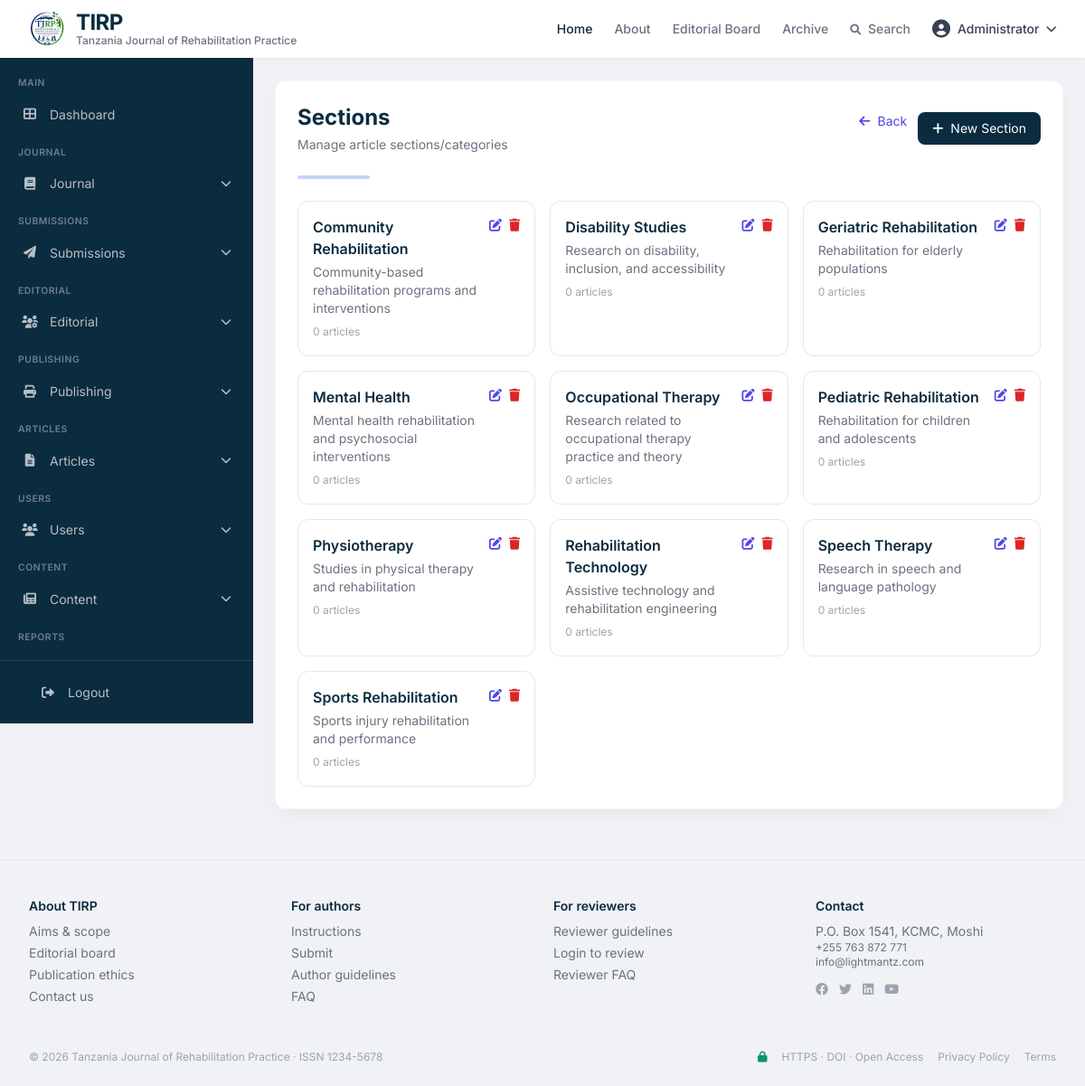
Screenshot of /admin?action=sections (signed in) with the database file from the repository.
### tables this page shows
CREATE TABLE users (
    id INT PRIMARY KEY AUTO_INCREMENT,
    email VARCHAR(255) UNIQUE NOT NULL,
    password_hash VARCHAR(255) NOT NULL,
    full_name VARCHAR(255) NOT NULL,
    role ENUM('admin', 'editor', 'reviewer', 'author', 'reader') DEFAULT 'reader',
    institution VARCHAR(255),
    country VARCHAR(100),
    orcid_id VARCHAR(50),
    bio TEXT,
    avatar VARCHAR(255),
    email_verified BOOLEAN DEFAULT FALSE,
    is_active BOOLEAN DEFAULT TRUE,
    created_at TIMESTAMP DEFAULT CURRENT_TIMESTAMP,
    updated_at TIMESTAMP DEFAULT CURRENT_TIMESTAMP ON UPDATE CURRENT_TIMESTAMP,
    last_login TIMESTAMP NULL,
    remember_token VARCHAR(100),
    INDEX idx_email (email),
    INDEX idx_role (role)
);

CREATE TABLE categories (
    id INT PRIMARY KEY AUTO_INCREMENT,
    name VARCHAR(100) UNIQUE NOT NULL,
    description TEXT,
    created_at TIMESTAMP DEFAULT CURRENT_TIMESTAMP,
    INDEX idx_name (name)
);

CREATE TABLE settings (
    id INT PRIMARY KEY AUTO_INCREMENT,
    setting_key VARCHAR(100) UNIQUE NOT NULL,
    setting_value TEXT,
    setting_group VARCHAR(50) DEFAULT 'general',
    description TEXT,
    created_at TIMESTAMP DEFAULT CURRENT_TIMESTAMP,
    updated_at TIMESTAMP DEFAULT CURRENT_TIMESTAMP ON UPDATE CURRENT_TIMESTAMP,
    INDEX idx_key (setting_key)
);

### includes/functions.php (called while the page is built, shortened)
<?php
function getDB() {
    static $db = null;
    if ($db === null) {
        $configFile = __DIR__ . '/../config/database.php';
        try {
            if (file_exists($configFile)) {
                $config = require_once $configFile;
                $dsn = "mysql:host={$config['host']};dbname={$config['database']};charset={$config['charset']}";
                $db = new PDO($dsn, $config['username'], $config['password'], $config['options'] ?? []);
            } else {
                $dsn = "mysql:host=localhost;dbname=tirp;charset=utf8mb4";
                $db = new PDO($dsn, 'root', '');
                $db->setAttribute(PDO::ATTR_ERRMODE, PDO::ERRMODE_EXCEPTION);
                $db->setAttribute(PDO::ATTR_DEFAULT_FETCH_MODE, PDO::FETCH_ASSOC);
            }
        } catch (PDOException $e) {
            die("Database connection failed: " . $e->getMessage());
        }
    }
    return $db;
}
function isLoggedIn() {
    return isset($_SESSION['user_id']) && !empty($_SESSION['user_id']);
}
function getSetting($key) {
    try {
        $db = getDB();
        $stmt = $db->prepare("SELECT setting_value FROM settings WHERE setting_key = ?");
        $stmt->execute([$key]);
        $result = $stmt->fetch();
        if ($result) {
            return $result['setting_value'];
        }
    } catch (PDOException $e) {
    }
    $settings = [
        'journal_issn' => '9877-476533',
        'journal_title' => 'Tanzania Journal of Rehabilitation Practice',
        'contact_email' => 'info@lightmantz.com',
        'contact_phone' => '+255 763 872 771',
        'contact_address' => 'P.O. Box 1541, KCMC, Moshi'
    ];
    return isset($settings[$key]) ? $settings[$key] : null;
}
function getCategories() {
    $db = getDB();
    $stmt = $db->query("SELECT * FROM categories ORDER BY name");
    return $stmt->fetchAll();
}
?>

### includes/auth.php (called while the page is built, shortened)
<?php
function getCurrentUser() {
    $userId = $_SESSION['user_id'];
    $db = getDB();
    $stmt = $db->prepare("SELECT * FROM users WHERE id = ? AND is_active = 1");
    $stmt->execute([$userId]);
    $user = $stmt->fetch();
    if ($user) {
        return $user;
    }
    return null;
}
?>

### modules/admin/pages/sections.php (the view, shortened to what this page needs)
<?php
$db = getDB();
$sections = getCategories();
?>
<div class="bg-white rounded-xl shadow-card p-6 border border-gray-100/70">
    <div class="flex items-center justify-between mb-6">
        <div>
            <h2 class="text-2xl font-bold text-[#0b2b3f]">Sections</h2>
            <p class="text-gray-500 text-sm mt-1">Manage article sections/categories</p>
        </div>
        <div class="flex gap-3">
            <a href="/jms/admin" class="text-indigo-600 hover:text-indigo-800 text-sm">
                <i class="fas fa-arrow-left mr-1"></i> Back
            </a>
            <button onclick="openCreateModal()" class="bg-[#0b2b3f] text-white px-4 py-2 rounded-lg hover:bg-[#123a4f] transition text-sm">
                <i class="fas fa-plus mr-1"></i> New Section
            </button>
        </div>
    </div>
    <div class="h-1 w-20 bg-indigo-200 rounded-full mb-6"></div>
    <?php if (empty($sections)): ?>
        <div class="text-center py-12">
            <i class="fas fa-tags text-5xl text-gray-300 mb-4"></i>
            <p class="text-gray-500">No sections created yet.</p>
            <button onclick="openCreateModal()" class="mt-3 bg-[#0b2b3f] text-white px-6 py-2 rounded-lg hover:bg-[#123a4f] transition">
                <i class="fas fa-plus mr-2"></i> Create First Section
            </button>
        </div>
    <?php else: ?>
        <div class="grid md:grid-cols-2 lg:grid-cols-3 gap-4">
            <?php foreach ($sections as $section): ?>
            <div class="border border-gray-200 rounded-xl p-4 hover:shadow-md transition">
                <div class="flex items-start justify-between">
                    <div>
                        <h4 class="font-semibold text-[#0b2b3f]"><?= htmlspecialchars($section['name']) ?></h4>
                        <p class="text-sm text-gray-500 mt-1"><?= htmlspecialchars($section['description'] ?? 'No description') ?></p>
                        <?php
                        $stmt = $db->prepare("SELECT COUNT(*) as count FROM manuscript_keywords WHERE category_id = ?");
                        $stmt->execute([$section['id']]);
                        $count = $stmt->fetch()['count'];
                        ?>
                        <span class="text-xs text-gray-400 mt-2 inline-block"><?= $count ?> articles</span>
                    </div>
                    <div class="flex gap-2">
                        <button onclick="openEditModal(<?= htmlspecialchars(json_encode($section)) ?>)"
                                class="text-indigo-600 hover:text-indigo-800 text-sm">
                            <i class="fas fa-edit"></i>
                        </button>
                        <button onclick="deleteSection(<?= $section['id'] ?>)"
                                class="text-red-600 hover:text-red-800 text-sm">
                            <i class="fas fa-trash"></i>
                        </button>
                    </div>
                </div>
            </div>
            <?php endforeach; ?>
        </div>
    <?php endif; ?>
</div>

### includes/header.php (shortened to what this page needs)
<?php
$currentUser = getCurrentUser();
?>
<header class="bg-white border-b border-gray-200/80 sticky top-0 z-30 shadow-sm">
    <div class="max-w-7xl mx-auto px-4 sm:px-6 lg:px-8 flex items-center justify-between h-16">
        <div class="flex items-center gap-2">
            <a href="<?= SITE_URL ?>?page=home" class="flex items-center gap-3">
                <img src="<?= SITE_URL ?>resources/images/tjr.png" alt="TIRP Logo" class="h-10 w-auto object-contain">
                <div class="flex flex-col">
                    <span class="text-2xl font-bold text-[#0b2b3f] tracking-tight leading-none">TIRP</span>
                    <span class="hidden sm:inline text-xs font-medium text-gray-500 leading-tight">Tanzania Journal of Rehabilitation Practice</span>
                </div>
            </a>
        </div>
        <nav class="flex items-center gap-6 text-sm font-medium">
            <a href="<?= SITE_URL ?>?page=home" class="text-[#0b2b3f] hover:text-indigo-700 transition">Home</a>
            <a href="<?= SITE_URL ?>?page=about" class="text-gray-500 hover:text-[#0b2b3f] transition">About</a>
            <a href="<?= SITE_URL ?>?page=editorial" class="text-gray-500 hover:text-[#0b2b3f] transition">Editorial Board</a>
            <a href="<?= SITE_URL ?>?page=archive" class="text-gray-500 hover:text-[#0b2b3f] transition">Archive</a>
            <a href="<?= SITE_URL ?>?page=search" class="text-gray-500 hover:text-[#0b2b3f] transition"><i class="fas fa-search mr-1 text-xs"></i> Search</a>
            <?php if (isLoggedIn()): ?>
                <div class="relative group">
                    <button class="flex items-center gap-2 text-gray-700 hover:text-[#0b2b3f]">
                        <i class="fas fa-user-circle text-xl"></i>
                        <span><?= htmlspecialchars($currentUser['full_name']) ?></span>
                        <i class="fas fa-chevron-down text-xs"></i>
                    </button>
                </div>
            <?php else: ?>
                <a href="<?= SITE_URL ?>?page=login" class="text-gray-500 hover:text-[#0b2b3f] transition">Login</a>
                <a href="<?= SITE_URL ?>?page=register" class="bg-[#0b2b3f] text-white px-4 py-2 rounded-lg text-sm font-semibold hover:bg-[#123a4f] transition shadow-sm">Register</a>
            <?php endif; ?>
        </nav>
    </div>
</header>

### includes/footer.php (shortened to what this page needs)
<footer class="max-w-7xl mx-auto px-4 sm:px-6 lg:px-8 border-t border-gray-200 pt-10 pb-6 text-sm text-gray-500 mt-8">
    <div class="grid grid-cols-2 md:grid-cols-4 gap-6">
        <div>
            <h5 class="font-semibold text-[#0b2b3f]">About TIRP</h5>
            <ul class="mt-2 space-y-1">
                <li><a href="<?= SITE_URL ?>?page=about" class="hover:text-[#0b2b3f] transition-colors">Aims & scope</a></li>
                <li><a href="<?= SITE_URL ?>?page=editorial" class="hover:text-[#0b2b3f] transition-colors">Editorial board</a></li>
                <li><a href="<?= SITE_URL ?>?page=publication-ethics" class="hover:text-[#0b2b3f] transition-colors">Publication ethics</a></li>
                <li><a href="<?= SITE_URL ?>?page=contact" class="hover:text-[#0b2b3f] transition-colors">Contact us</a></li>
            </ul>
        </div>
        <div>
            <h5 class="font-semibold text-[#0b2b3f]">For authors</h5>
            <ul class="mt-2 space-y-1">
                <li><a href="<?= SITE_URL ?>?page=author-guidelines" class="hover:text-[#0b2b3f] transition-colors">Instructions</a></li>
                <li><a href="<?= SITE_URL ?>?page=submit" class="hover:text-[#0b2b3f] transition-colors">Submit</a></li>
                <li><a href="<?= SITE_URL ?>?page=author-guidelines" class="hover:text-[#0b2b3f] transition-colors">Author guidelines</a></li>
                <li><a href="<?= SITE_URL ?>?page=faq" class="hover:text-[#0b2b3f] transition-colors">FAQ</a></li>
            </ul>
        </div>
        <div>
            <h5 class="font-semibold text-[#0b2b3f]">For reviewers</h5>
            <ul class="mt-2 space-y-1">
                <li><a href="<?= SITE_URL ?>?page=reviewer-guidelines" class="hover:text-[#0b2b3f] transition-colors">Reviewer guidelines</a></li>
                <li><a href="<?= SITE_URL ?>?page=login" class="hover:text-[#0b2b3f] transition-colors">Login to review</a></li>
                <li><a href="<?= SITE_URL ?>?page=reviewer-faq" class="hover:text-[#0b2b3f] transition-colors">Reviewer FAQ</a></li>
            </ul>
        </div>
        <div>
            <h5 class="font-semibold text-[#0b2b3f]">Contact</h5>
            <p class="mt-2">P.O. Box 1541, KCMC, Moshi</p>
            <p class="text-xs">+255 763 872 771</p>
            <p class="text-xs">info@lightmantz.com</p>
            <div class="mt-3 flex gap-3">
                <a href="#" class="text-gray-400 hover:text-[#0b2b3f] transition-colors"><i class="fab fa-facebook"></i></a>
                <a href="#" class="text-gray-400 hover:text-[#0b2b3f] transition-colors"><i class="fab fa-twitter"></i></a>
                <a href="#" class="text-gray-400 hover:text-[#0b2b3f] transition-colors"><i class="fab fa-linkedin"></i></a>
                <a href="#" class="text-gray-400 hover:text-[#0b2b3f] transition-colors"><i class="fab fa-youtube"></i></a>
            </div>
        </div>
    </div>
    <div class="mt-8 pt-4 border-t border-gray-100 flex flex-col md:flex-row justify-between items-center gap-2 text-xs text-gray-400">
        <span>&copy; 2026 Tanzania Journal of Rehabilitation Practice · ISSN <?= function_exists('getSetting') ? getSetting('journal_issn') : '1234-5678' ?></span>
        <span class="flex items-center gap-4">
            <i class="fas fa-lock text-emerald-600"></i> HTTPS · DOI · Open Access
            <a href="<?= SITE_URL ?>?page=privacy-policy" class="hover:text-[#0b2b3f] transition-colors">Privacy Policy</a>
            <a href="<?= SITE_URL ?>?page=terms" class="hover:text-[#0b2b3f] transition-colors">Terms</a>
        </span>
    </div>
</footer>
</body>
</html>

### rows the page displays
users: full_name "Administrator"
categories: name "Community Rehabilitation", description "Community-based rehabilitation programs and interventions", count "0"
categories: name "Disability Studies", description "Research on disability, inclusion, and accessibility", count "0"
categories: name "Geriatric Rehabilitation", description "Rehabilitation for elderly populations", count "0"
categories: name "Mental Health", description "Mental health rehabilitation and psychosocial interventions", count "0"
categories: name "Occupational Therapy", description "Research related to occupational therapy practice and theory", count "0"
categories: name "Pediatric Rehabilitation", description "Rehabilitation for children and adolescents", count "0"
categories: name "Physiotherapy", description "Studies in physical therapy and rehabilitation", count "0"
categories: name "Rehabilitation Technology", description "Assistive technology and rehabilitation engineering", count "0"
categories: name "Speech Therapy", description "Research in speech and language pathology", count "0"
categories: name "Sports Rehabilitation", description "Sports injury rehabilitation and performance", count "0"
settings: setting_value "1234-5678"
